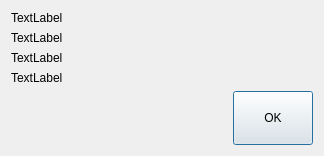
<?xml version="1.0" encoding="UTF-8"?>
<ui version="4.0">
 <class>statisticsDialog</class>
 <widget class="QDialog" name="statisticsDialog">
  <property name="geometry">
   <rect>
    <x>0</x>
    <y>0</y>
    <width>324</width>
    <height>156</height>
   </rect>
  </property>
  <property name="windowTitle">
   <string>Statistics</string>
  </property>
  <property name="windowIcon">
   <iconset resource="../resources.qrc">
    <normaloff>:/images/wtred.png</normaloff>:/images/wtred.png</iconset>
  </property>
  <layout class="QVBoxLayout" name="verticalLayout_3">
   <item>
    <layout class="QVBoxLayout" name="verticalLayout_2">
     <item>
      <layout class="QVBoxLayout" name="verticalLayout">
       <item>
        <widget class="QLabel" name="hoursLbl">
         <property name="text">
          <string>TextLabel</string>
         </property>
        </widget>
       </item>
       <item>
        <widget class="QLabel" name="breaksHrsLbl">
         <property name="text">
          <string>TextLabel</string>
         </property>
        </widget>
       </item>
       <item>
        <widget class="QLabel" name="sessionsLbl">
         <property name="text">
          <string>TextLabel</string>
         </property>
        </widget>
       </item>
       <item>
        <widget class="QLabel" name="breaksLbl">
         <property name="text">
          <string>TextLabel</string>
         </property>
        </widget>
       </item>
      </layout>
     </item>
     <item>
      <layout class="QHBoxLayout" name="horizontalLayout">
       <item>
        <spacer name="horizontalSpacer">
         <property name="orientation">
          <enum>Qt::Horizontal</enum>
         </property>
         <property name="sizeHint" stdset="0">
          <size>
           <width>40</width>
           <height>20</height>
          </size>
         </property>
        </spacer>
       </item>
       <item>
        <widget class="QPushButton" name="OKpushButton">
         <property name="sizePolicy">
          <sizepolicy hsizetype="Minimum" vsizetype="Preferred">
           <horstretch>0</horstretch>
           <verstretch>0</verstretch>
          </sizepolicy>
         </property>
         <property name="text">
          <string>OK</string>
         </property>
        </widget>
       </item>
      </layout>
     </item>
    </layout>
   </item>
  </layout>
 </widget>
 <resources>
  <include location="../resources.qrc"/>
 </resources>
 <connections/>
</ui>
